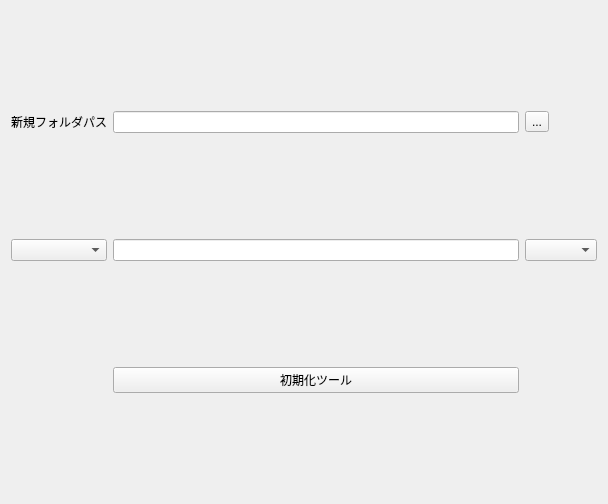
<?xml version="1.0" encoding="UTF-8"?>
<ui version="4.0">
 <class>Form</class>
 <widget class="QWidget" name="Form">
  <property name="geometry">
   <rect>
    <x>0</x>
    <y>0</y>
    <width>608</width>
    <height>504</height>
   </rect>
  </property>
  <property name="windowTitle">
   <string>初期化ツール</string>
  </property>
  <layout class="QGridLayout" name="gridLayout">
   <item row="1" column="2">
    <widget class="QComboBox" name="comboBoxNumber"/>
   </item>
   <item row="2" column="1">
    <widget class="QPushButton" name="SceneIniButton">
     <property name="text">
      <string>初期化ツール</string>
     </property>
    </widget>
   </item>
   <item row="0" column="1">
    <widget class="QLineEdit" name="lineEdit2">
     <property name="text">
      <string/>
     </property>
    </widget>
   </item>
   <item row="0" column="0">
    <widget class="QLabel" name="label">
     <property name="text">
      <string>新規フォルダパス</string>
     </property>
    </widget>
   </item>
   <item row="1" column="0">
    <widget class="QComboBox" name="comboBoxType"/>
   </item>
   <item row="0" column="2">
    <widget class="QToolButton" name="FolderSelectButton">
     <property name="text">
      <string>...</string>
     </property>
    </widget>
   </item>
   <item row="1" column="1">
    <widget class="QLineEdit" name="lineEdit">
     <property name="text">
      <string/>
     </property>
    </widget>
   </item>
  </layout>
 </widget>
 <resources/>
 <connections/>
</ui>
